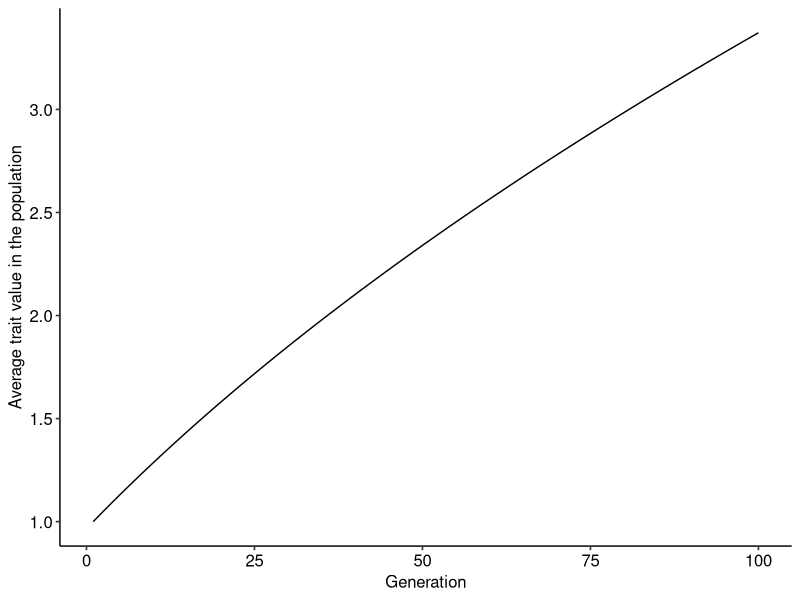
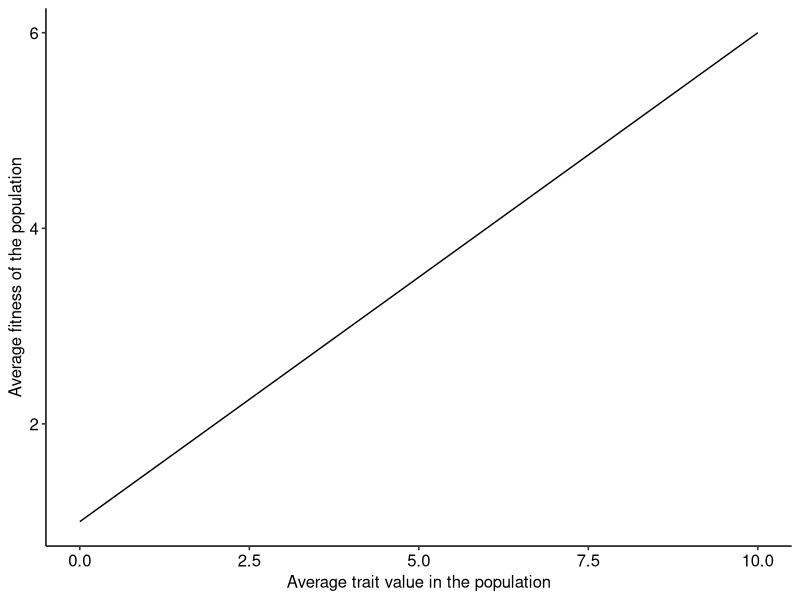

Here is the R script that generated these plots, in order:
## ---- chunk 1

dw1=D(expression(log(1+beta*z)), "z")
print(dw1)

## ---- chunk 2

dw2=D(expression(-a*((theta-z)^2+v)), "z") #v here corresponds to the variance in the equation
print(dw2)

## ---- chunk 3
dz = c() #Defining vector to store trait values over time
z0 = 1 #Defining initial trait value in the population
dz[1] = z0 #Defining initial trait value in the population

tmax=100 # Number of generations
varG=0.1 # Additive genetic variance
beta=0.5 #Parameter beta

for(t in 1:(tmax-1)){ #Setting up the for loop
  
  z = dz[t] # Setting current trait values
  dlnw = (beta/(1+beta*z))  #Computing the selection gradient of fitness function 1
  dz[t+1]= z + varG*dlnw #Updating trait values using Lande's equation
  
}

## ---- chunk 4

library(ggplot2)
library(ggpubr)

evo_simulation<-function(tmax, z0, varG, beta){

dz = c() #Defining vector to store trait values over time
dz[1] = z0 #Defining initial trait value in the population

for(t in 1:(tmax-1)){ #Setting up the for loop
  
  z = dz[t] # Setting current trait values
  dlnw = (beta/(1+beta*z))  #Computing the selection gradient of fitness function 1
  dz[t+1]= z + varG*dlnw #Updating trait values using Lande's equation
  
}

r = data.frame(dz=dz, t=1:tmax) # Building the data frame with trait values over time
  
return(r)

}

# Running the function to test it:

r = evo_simulation(tmax=100, z0=1, varG=0.1, beta=0.5)

# Plotting the result

ggplot()+
  geom_line(data=r, aes(x=t, y=dz))+
  xlab("Generation")+ylab("Average trait value in the population")+
  theme_pubr()
## ---- chunk 5

beta=0.5 #Defining parameter beta
z = seq(0, 10, 0.001) # Step 1
w_avg = 1+beta*z #Step 2

land = data.frame(z, w_avg) #Building a data frame with values of p and the corresponding average fitness

# Plotting the landscape.

ggplot()+
  geom_line(data=land, aes(x=z, y=w_avg))+
  xlab("Average trait value in the population")+ylab("Average fitness of the population")+
  theme_pubr()
